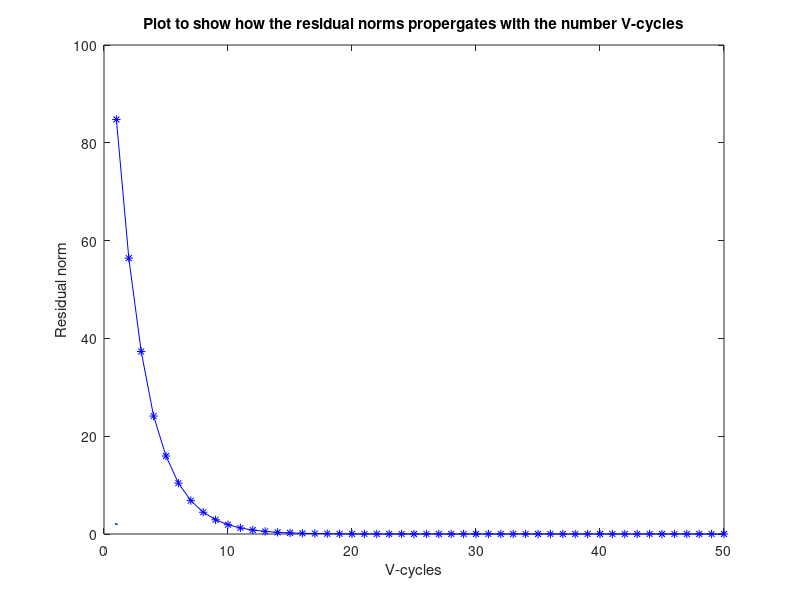

Recreate this plot in MATLAB.


%Convergence plot

C = [84.7777 56.4178 37.3139 24.1225 15.9462 10.4038 6.8261 4.4524 2.9108  1.898...
    1.239 0.80785 0.52703 0.34366 0.22415 0.14617 0.095326 0.062163 0.040539...
    0.026436  0.01724 0.011243 0.0073317 0.0047812 0.0031179 0.0020333 0.001326...
    0.00086469 0.00056389 0.00036773 0.0002398 0.00015638 0.00010198 6.6504e-05 ...
    4.3369e-05 2.8282e-05  1.8444e-05 1.2028e-05 7.8435e-06 5.1149e-06 3.3356e-06...
    2.1752e-06 1.4185e-06 9.2505e-07 6.0325e-07 3.934e-07 2.5654e-07 1.673e-07 ...
    1.091e-07 7.1147e-08];



plot(C, 'b-*', LineWidth=2 )
title('Plot to show how the residual norms propergates with the number V-cycles')
xlabel("V-cycles")
ylabel("Residual norm")


